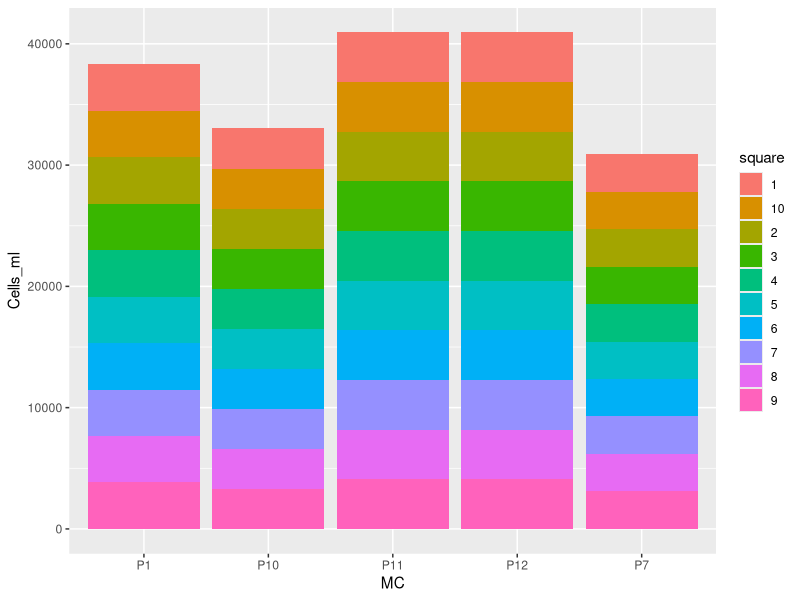

The R source for this figure:
## load tidyverse ##
library(tidyverse)
setwd("/Users/marinacostarillo/Dropbox/Postdoc/projects/rdata_book/Charly_exercises")

# manual import of data 
## decimal mark? separator?

Cell_counts_Phyto_S3_journalclub <- read_delim("Cell_counts_Phyto_S3_journalclub.csv", 
                                               delim = ";", escape_double = FALSE, 
                                               locale = locale(decimal_mark = ","), 
                                               trim_ws = TRUE)
View(Cell_counts_Phyto_S3_journalclub)    

# check your import                                                                           
str(Cell_counts_Phyto_S3_journalclub)

# make your data tidy
tidy_data <- Cell_counts_Phyto_S3_journalclub  %>% #create new df
  drop_na(spezies) %>%    #remove NA entries in my species column
  fill(sample, .direction = c("down")) %>% #Fill in missing values with previous value
  filter(!spezies == 'spezies') %>% #remove unnecessary rows in df 
  rename('Cells_ml' = 'Cells/ml')

#check our output
str(tidy_data)

## what's next?
# change column types to numeric to apply pivot_longer (needs the same variable format)
tidy_data$'1' = as.numeric(tidy_data$'1')
tidy_data$"Cells_ml" = as.numeric(tidy_data$"Cells_ml")

# gather data in columns 1:10
# separate sample

## new df
tidy_data1 <- tidy_data %>%
  pivot_longer(cols = c('1', '2', '3', '4', '5', '6', '7', '8', '9', '10'), 
               names_to = "square", values_to = "counts") %>%
  separate(sample, into = c('MC', 'sample'), sep=' ') 
View(tidy_data1)

## have a look at your data
ggplot(data = tidy_data1, 
       aes(x = MC, y =Cells_ml, fill = square)) +
  geom_col()
 
## Export your new df
#write.csv2(x = tidy_data, file = 'tidy_counts_JC.csv')

tidy_data1 %>% 
  group_by(spezies) %>% 
  summarise(sum_counts = sum(counts, na.rm = TRUE))

data_counts <- tidy_data1[, c("spezies", "counts")]

data_counts <- data_counts %>% 
  filter(!is.na(counts))
  
data_counts %>% 
  group_by(spezies) %>% 
  summarise(sum_counts = sum(counts))

tidy_data1 %>% 
  group_by(spezies, square) %>% 
  summarise(sum_counts = sum(counts, na.rm = TRUE))


na_to0 <- tidy_data1 %>% 
  mutate(counts_new = replace_na(counts, 0))

